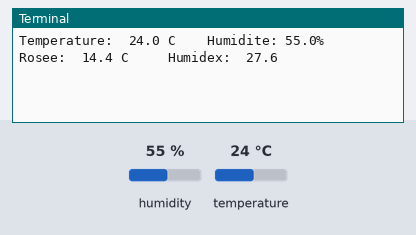
The program below on a simulated Raspberry Pi (BCM pin numbers). Shown: the last lines printed to the terminal. The test bench sets the inputs (shaded band); at power-on: humidity 55 %, temperature 24 °C.

Above: at 1.2 s.
1.3 s: humidity set to 22 %
At 3.7 s:
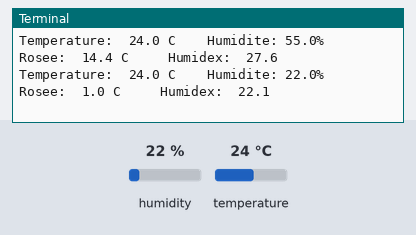
4.3 s: temperature set to 12 °C
At 6.1 s:
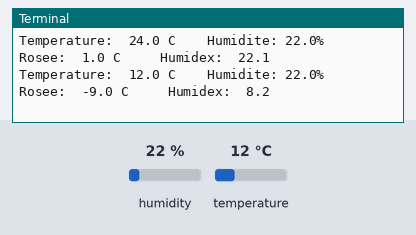
7.3 s: humidity set to 40 %
At 9.7 s:
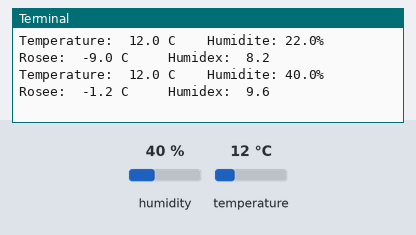
Timing chart, 0 to 11.2 s (numbered marks = the images above; inputs shaded):
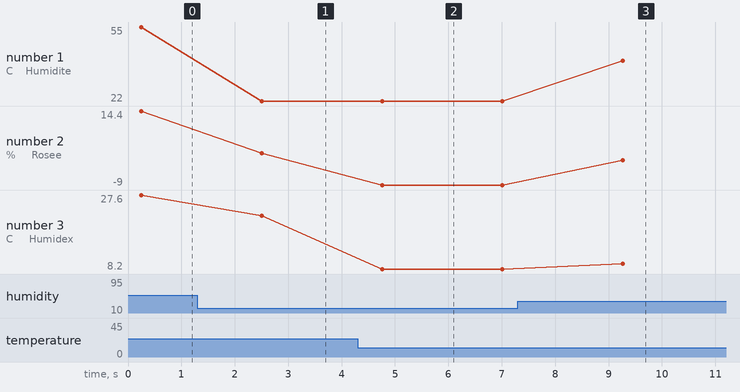

The program:

test1.py
```python
#!/usr/bin/env python
# -*- coding: utf-8 -*-

'''
Mesure de la température et de l'humidité avec
un capteur DHT22 branché à un Rasbperry Pi.
Nécessite la bibliothèque d'Adafruit.
Pour plus d'infos:
https://electroniqueamateur.blogspot.com/2020/11/mesurer-la-temperature-et-lhumidite.html

branchement :
-broche + : entree 3V3
-broche out : GPIO 4
-broche + : ground GND

creation de l'environnement :
> python3 -m venv venv

ajout des dependances :
> sudo apt-get install python3-full
> sudo apt-get install libgpiod2
> venv/bin/pip3 install adafruit-blinka
> venv/bin/pip3 install adafruit-circuitpython-dht
> venv/bin/pip3 install RPi.GPIO


execution du programme :
> venv/bin/python3 test1.py

'''

import time
import board
import adafruit_dht
import math

dhtDevice = adafruit_dht.DHT22(board.D4, use_pulseio=False)

while True:
    try:
        temperature = dhtDevice.temperature
        humidite = dhtDevice.humidity

        if temperature is None or humidite is None:
             print("pas de donne",temperature,humidite)
        else:
             # calcul du point de rosée  (formule de Heinrich Gustav Magnus-Tetens)
             alpha = math.log(humidite / 100.0) + (17.27 * temperature) / (237.3 + temperature)
             rosee = (237.3 * alpha) / (17.27 - alpha)

             #calcul de l'humidex
             humidex = temperature + 0.5555 * (6.11 * math.exp(5417.753 * (1 / 273.16 - 1 / (273.15 + rosee))) - 10)

             print("Temperature:  {:.1f} C    Humidite: {}%     Rosee:  {:.1f} C     Humidex:  {:.1f}"
                      .format(temperature , humidite, rosee , humidex))

    except RuntimeError as error:
        #print(error.args[0])
        continue
    except Exception as error:
        dhtDevice.exit()
        raise error

    time.sleep(2.0)
```

Measured:
- after the input at 1.3 s, the terminal: prints a new line after 1.2 s (image 1)
- after the input at 4.3 s, the terminal: prints a new line after 0.46 s (image 2)
- after the input at 7.3 s, the terminal: prints a new line after 2.0 s (image 3)
- plotted number 1: 55 → 22 after the input at 1.3 s, 22 → 40 after the input at 7.3 s
- plotted number 2: 14.4 → 1 after the input at 1.3 s, 1 → -9 after the input at 4.3 s, -9 → -1.2 after the input at 7.3 s
- plotted number 3: 27.6 → 22.1 after the input at 1.3 s, 22.1 → 8.2 after the input at 4.3 s, 8.2 → 9.6 after the input at 7.3 s
